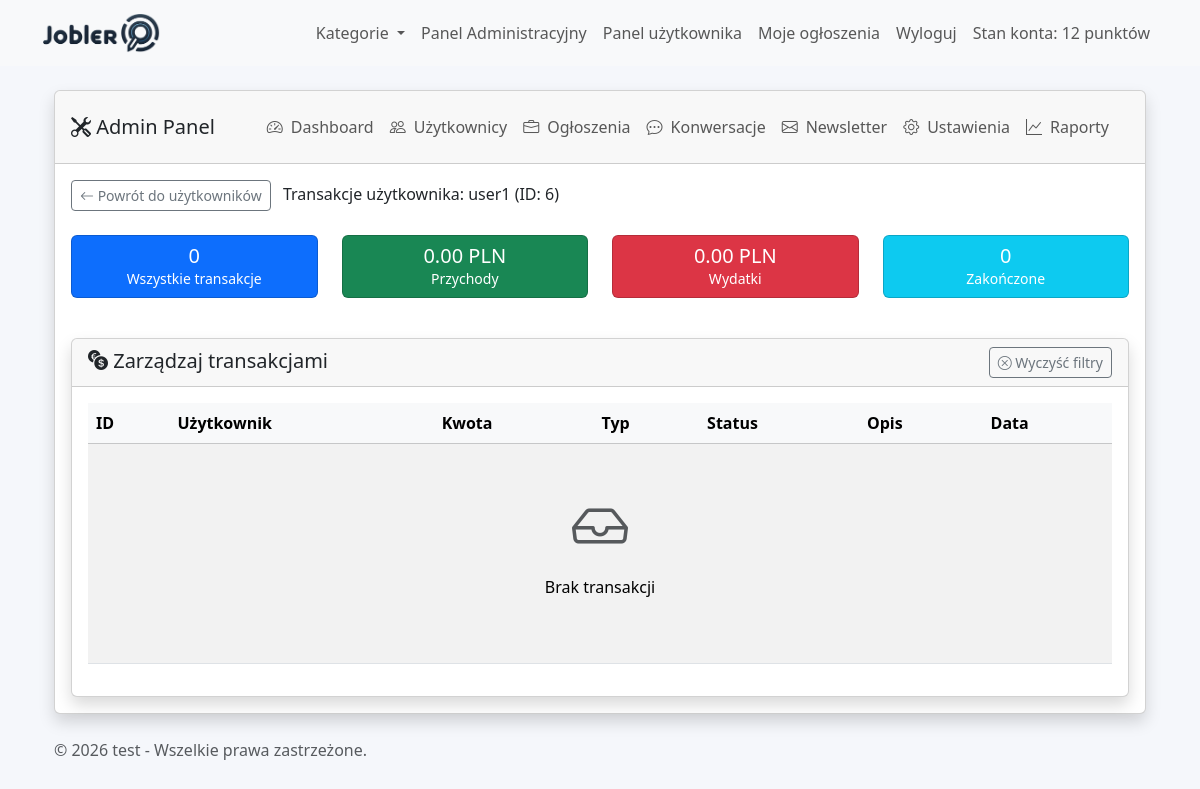
The app's page /views/admin/transactions.php?user_id=6 (signed in) with its own data.
### tables this page shows
CREATE TABLE `users` (
  `id` int(11) NOT NULL,
  `email` varchar(255) NOT NULL,
  `password` varchar(255) NOT NULL,
  `role` enum('user','executor','admin') NOT NULL DEFAULT 'user',
  `created_at` timestamp NOT NULL DEFAULT current_timestamp(),
  `email_verified_at` datetime DEFAULT NULL,
  `last_login` datetime DEFAULT NULL,
  `last_activity` datetime DEFAULT NULL,
  `name` varchar(255) NOT NULL,
  `username` varchar(255) NOT NULL,
  `updated_at` timestamp NOT NULL DEFAULT current_timestamp() ON UPDATE current_timestamp(),
  `registration_ip` varchar(45) DEFAULT NULL,
  `user_agent` varchar(500) DEFAULT NULL,
  `last_login_ip` varchar(45) DEFAULT NULL,
  `status` enum('active','inactive') DEFAULT 'active',
  `phone` varchar(15) DEFAULT NULL,
  `account_balance` int(11) NOT NULL DEFAULT 0,
  `avatar` varchar(255) DEFAULT NULL,
  `need_change` tinyint(1) NOT NULL DEFAULT 0,
  `newsletter_subscription` tinyint(1) DEFAULT 0,
  `original_email` varchar(255) DEFAULT NULL,
  `original_name` varchar(255) DEFAULT NULL,
  `original_username` varchar(255) DEFAULT NULL,
  `original_phone` varchar(50) DEFAULT NULL,
  `profile_updated_at` datetime DEFAULT NULL
);

CREATE TABLE `site_settings` (
  `id` int(11) NOT NULL,
  `title` varchar(255) NOT NULL,
  `logo` varchar(255) NOT NULL,
  `categories` text DEFAULT NULL,
  `meta_description` text DEFAULT NULL,
  `meta_keywords` text DEFAULT NULL,
  `max_ads` int(11) DEFAULT 10,
  `promotion_fee` decimal(10,2) DEFAULT 10.00,
  `facebook_url` varchar(255) DEFAULT NULL,
  `twitter_url` varchar(255) DEFAULT NULL,
  `instagram_url` varchar(255) DEFAULT NULL,
  `linkedin_url` varchar(255) DEFAULT NULL,
  `contact_email` varchar(255) DEFAULT NULL,
  `contact_phone` varchar(50) DEFAULT NULL,
  `contact_address` text DEFAULT NULL,
  `business_hours` varchar(255) DEFAULT NULL,
  `created_at` timestamp NOT NULL DEFAULT current_timestamp(),
  `updated_at` timestamp NOT NULL DEFAULT current_timestamp() ON UPDATE current_timestamp(),
  `allow_registration` tinyint(1) NOT NULL DEFAULT 0,
  `smtp_server` varchar(255) DEFAULT NULL,
  `smtp_port` int(11) DEFAULT NULL,
  `smtp_username` varchar(255) DEFAULT NULL,
  `smtp_password` varchar(255) DEFAULT NULL,
  `default_language` varchar(10) NOT NULL DEFAULT 'pl',
  `layout_variant` varchar(50) NOT NULL DEFAULT 'classic',
  `company_name` varchar(255) DEFAULT NULL,
  `company_tax_id` varchar(50) DEFAULT NULL,
  `company_addresses` text DEFAULT NULL,
  `company_emails` text DEFAULT NULL,
  `company_phones` text DEFAULT NULL,
  `favicon` varchar(255) DEFAULT NULL,
  `meta_title` varchar(255) DEFAULT NULL,
  `copyright_text` text DEFAULT NULL,
  `maintenance_mode` tinyint(1) NOT NULL DEFAULT 0,
  `maintenance_message` text DEFAULT NULL,
  `email_templates` mediumtext DEFAULT NULL,
  `sitemap_enabled` tinyint(1) NOT NULL DEFAULT 1,
  `sitemap_last_generated` datetime DEFAULT NULL,
  `last_system_backup` varchar(255) DEFAULT NULL,
  `last_database_backup` varchar(255) DEFAULT NULL
);

### views/admin/transactions.php (the view, shortened to what the rows shown need)
<?php
include_once('../../models/User.php');
$userModel = new User();
$userIdFilter = isset($_GET['user_id']) ? (int)$_GET['user_id'] : '';
$userDetails = null;
if (!empty($userIdFilter)) {
    $userDetails = $userModel->getUserById($userIdFilter);
}
function safeEcho($data, $default = '') {
    return isset($data) ? htmlspecialchars($data, ENT_QUOTES, 'UTF-8') : $default;
}
?>
<?php include '../partials/header.php'; ?>
<div class="container-fluid">
    <div class="row">
        <div class="col-md-12 col-lg-12 main-content">
            <div class="card shadow">
                <div class="card-body">
                    <div class="d-flex justify-content-between align-items-center mb-4">
                        <div>
                            <a href="view_user.php?id=<?= $userIdFilter ?>" class="btn btn-sm btn-outline-secondary">
                                <i class="bi bi-arrow-left"></i> Powrót do użytkowników
                            </a>
                            <?php if (!empty($userIdFilter) && $userDetails): ?>
                                <span class="ms-2">Transakcje użytkownika: <?= safeEcho($userDetails['name']) ?> (ID: <?= $userIdFilter ?>)</span>
                            <?php else: ?>
                                <span class="ms-2">Wszystkie transakcje</span>
                            <?php endif; ?>
                        </div>
                    </div>
                    <div class="card shadow">
                        <div class="card-body">
                            <div class="table-responsive">
                                <table class="table table-striped table-hover align-middle">
                                    <thead class="table-light">
                                        <tr>
                                            <th>ID</th>
                                            <th>Użytkownik</th>
                                            <th>Kwota</th>
                                            <th>Typ</th>
                                            <th>Status</th>
                                            <th>Opis</th>
                                            <th>Data</th>
                                        </tr>
                                    </thead>
                                </table>
                            </div>
                        </div>
                    </div>
                </div>
            </div>
        </div>
    </div>
</div>
<?php include '../partials/footer.php'; ?>

### views/partials/footer.php (shortened to what the rows shown need)
<?php if (isset($_SESSION['user_role']) && $_SESSION['user_role'] === 'admin'): ?>
    <?php
    include_once __DIR__ . '/../../models/SiteSettings.php';
    $footerSettingsModel = new SiteSettings();
    $footerSettings = $footerSettingsModel->getSettings();
    $copyrightText = $footerSettingsModel->formatCopyrightText($footerSettings);
    ?>
    <br>
    <div class="container">
        <span class="text-muted"><?= htmlspecialchars($copyrightText, ENT_QUOTES, 'UTF-8') ?></span>
    </div>
<?php endif; ?>
</body>
</html>

### records on screen
users: name "user1"
site_settings: copyrightText "© 2026 test - Wszelkie prawa zastrzeżone."

### other values on screen
$_SESSION['user_account_balance'] "12"
$userIdFilter "6"
$stats['total_count'] "0"
$stats['income_total'] "0.00"
$stats['expense_total'] "0.00"
$stats['completed_count'] "0"
